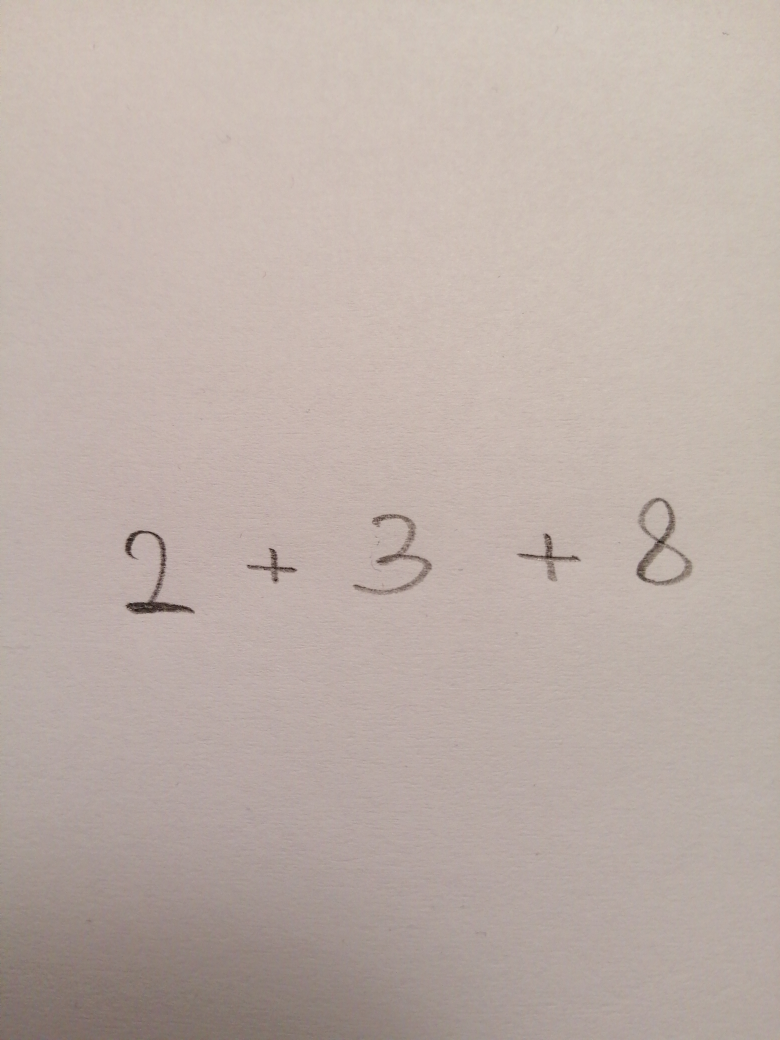
#> input picture data/test2.jpg, 3120 x 4160 px (shown at 1/4 size)
$ jupyter execute --allow-errors testing.ipynb
#> lines starting #> are read from the running program, lines starting #| are printed output that depends on the picture; after the words box and inside, x2 and y2 are one past the last pixel; in counts of white or black regions, pixels touching at a corner belong together
### detector.py
import cv2
from imutils import contours
import numpy as np


class Detector:
    """Class for detection and retrieval of contours on images
    Parameters:
        verbose (boolean): If true shows image and contours on display
        resize (boolean): If true image will be resized before contours search
        width (int): If resize is true, image width will be min(original_width, width)
        height (int): If resize is true, image height will be min(original_height, height)

    Returns:
        crop_list (np.array): numpy array of cropped images
        crop_coord (np.array): numpy array of cropped images coordinates

    Methods:
        detect(image_path): Method that searches for contours and returns them as stated
    """

    def __init__(self, verbose=False, resize=True, width=800, height=400):
        self.verbose = verbose
        self.resize = resize
        self.width = width
        self.height = height

    def detect(self, image_path):
        # read image from path
        image = cv2.imread(image_path)
        height, width, _ = image.shape
        if width > height:
            image = image_resize(image, width=min(width, self.width))
        else:
            image = image_resize(image, height=min(height, self.height))
        height, width, _ = image.shape

        # turn image into gray-scale
        image_gray = cv2.cvtColor(image, cv2.COLOR_BGR2GRAY)

        # adaptive thresholding
        image_proc = cv2.adaptiveThreshold(image_gray, 255,
                                           cv2.ADAPTIVE_THRESH_GAUSSIAN_C, cv2.THRESH_BINARY_INV, 11, 20)

        # image dilation
        rect_kernel = cv2.getStructuringElement(cv2.MORPH_RECT, (int(max(height, width)/100), int(max(height, width)/100)))
        image_dil = cv2.dilate(image_proc, rect_kernel, iterations=1)

        # find contours
        cnts, hierarchy = cv2.findContours(image_dil, cv2.RETR_EXTERNAL, cv2.CHAIN_APPROX_SIMPLE)
        cnts, _ = contours.sort_contours(cnts, method="left-to-right")

        # save contours anc coordinates in lists
        crop_list = list()
        crop_coord = list()
        erode_kernel = np.ones(shape=(2, 2), dtype=np.uint8)

        coef = 0.003
        num = 0
        while num < len(cnts) / 1.2:
            num = 0
            coef /= 2
            for c in cnts:
                if cv2.contourArea(c) > coef * width * height:
                    num += 1

        for c in cnts:
            if cv2.contourArea(c) > coef * width * height:
                x, y, w, h = cv2.boundingRect(c)
                crop = image_proc[y:y + h, x:x + w]
                crop = image_fill(crop)
                crop = cv2.dilate(crop, erode_kernel, iterations=1)
                crop = cv2.erode(crop, erode_kernel, iterations=1)
                crop_list.append(crop)
                crop_coord.append([x, y, w, h])
                if self.verbose:
                    cv2.rectangle(image, (x, y), (x + w, y + h), (36, 255, 12), 2)

        if self.verbose:
            cv2.imshow("Threshold", image_proc)
            cv2.imshow("Image", image)
            cv2.waitKey(0)
        return np.array(crop_list), np.array(crop_coord)


def image_fill(image):
    i_w, i_h = image.shape
    if i_w > i_h:
        image = image_resize(image, height=45)
    else:
        image = image_resize(image, width=45)

    s = max(image.shape[0:2])
    f = np.zeros((s, s), np.uint8)
    # Getting the centering position
    ax, ay = (s - image.shape[1]) // 2, (s - image.shape[0]) // 2

    # Pasting the 'image' in a centering position
    f[ay:image.shape[0] + ay, ax:ax + image.shape[1]] = image
    return f


def image_resize(image, width=None, height=None, inter=cv2.INTER_AREA):
    # initialize the dimensions of the image to be resized and
    # grab the image size
    dim = None
    (h, w) = image.shape[:2]

    # if both the width and height are None, then return the
    # original image
    if width is None and height is None:
        return image

    # check to see if the width is None
    if width is None:
        # calculate the ratio of the height and construct the
        # dimensions
        r = height / float(h)
        dim = (int(w * r), height)

    # otherwise, the height is None
    else:
        # calculate the ratio of the width and construct the
        # dimensions
        r = width / float(w)
        dim = (width, int(h * r))

    # resize the image
    resized = cv2.resize(image, dim, interpolation=inter)

    # return the resized image
    return resized

### dataset.py
import numpy as np
import os
import cv2
import pickle

IMG_WIDTH = 45
IMG_HEIGHT = 45


# [17 lines left out: function create_dataset, not called in this run]


def load_dataset(dataset_folder):
    dataset = []
    for file in os.listdir(dataset_folder):
        with open(dataset_folder + file, "rb") as pickle_file:
            data = pickle.load(pickle_file)
            dataset.extend(data)

    dataset = np.array(dataset)
    X, y = dataset[:, 0], dataset[:, 1]

    Xn = np.zeros(shape=(len(X), len(X[0]), len(X[0][0]), 1))
    for i in range(len(X)):
        Xn[i] = np.expand_dims(X[i], axis=(0, 3))
    return Xn, y


# [48 lines left out: functions encode_labels, decode_predictions, not called in this run]

### testing.ipynb
[cell 1]
import cv2
from imutils import contours
import numpy as np


class Detector:
    # [51 lines left out: functions __init__, detect, not called in this run]

[cell 2]
import numpy as np
import os
import cv2
import pickle

IMG_WIDTH = 30
IMG_HEIGHT = 30


# [58 lines left out: functions create_dataset, load_dataset, encode_labels, not called in this run]

[cell 3]
from sklearn.model_selection import train_test_split
from tensorflow.python.keras.layers import Conv2D
from detector import Detector
from dataset import create_dataset, load_dataset, encode_labels
from keras.utils import to_categorical
from keras.models import Sequential
from keras.layers import LSTM, Dense, Dropout, Bidirectional, MaxPool2D, Flatten
import tensorflow as tf
from keras.callbacks import EarlyStopping, ModelCheckpoint
from keras.utils import to_categorical
from tqdm.keras import TqdmCallback
import numpy as np
import cv2


# [23 lines left out: function compile_model, not called in this run]

[cell 4]
detector = Detector(verbose=False)
crop_list, crop_coord = detector.detect("./data/test2.jpg")
#> in detect, image is the input picture: shape (4160, 3120, 3); mean B, G, R 168.1, 175.1, 188.9
#> in detect, `image_proc = cv2.adaptiveThreshold(image_gray, 255, cv2.ADAPTIVE_THRES..`:
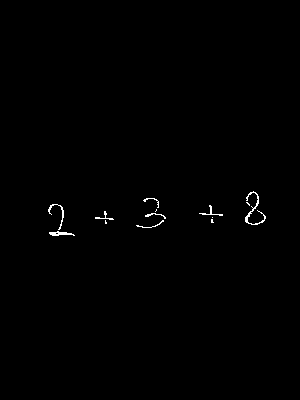
#> image_proc: shape (400, 300); 0.43% white in thin lines or dots, all inside (x1, y1, x2, y2) = (48, 191, 266, 236)
#> in detect, `image_dil = cv2.dilate(image_proc, rect_kernel, iterations=1)`:
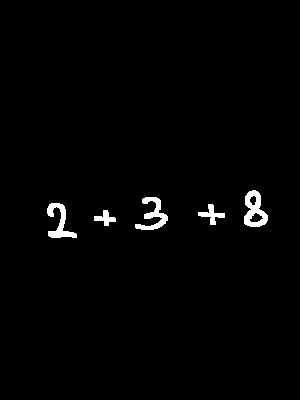
#> image_dil: shape (400, 300); 1.5% white; 5 white regions
#> in detect, `cnts, hierarchy = cv2.findContours(image_dil, cv2.RETR_EXTERNAL, cv2.C..`: cnts = 5 contours; box (x1, y1, x2, y2) and area: (244, 190, 268, 227) 560, (47, 203, 77, 238) 354, (135, 197, 168, 230) 352, (198, 204, 225, 225) 168, (94, 210, 116, 226) 132
#> the loop in detect, `while num < len(cnts) / 1.2:` made 2 passes
#> coef on passes 1 to 2: 0.0015, 0.00075
#> after the loop in detect, `while num < len(cnts) / 1.2:`: coef = 0.00075
#> the loop in detect, `for c in cnts:` made 5 passes
#> (x, y) on passes 1 to 5: (47, 203), (94, 210), (135, 197), (198, 204), (244, 190)
#> pass 1, in image_resize (call 2), `resized = cv2.resize(image, dim, interpolation=inter)`:
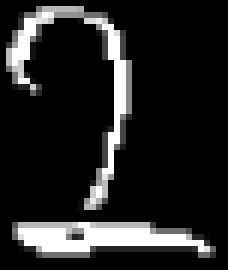
#> resized: shape (45, 38) (shown 6 times larger); min 0, max 255, mean 35.6
#> pass 1, in detect, `crop = cv2.dilate(crop, erode_kernel, iterations=1)`:
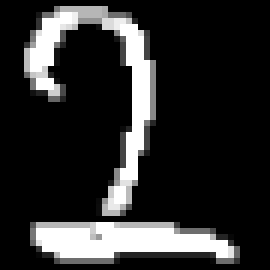
#> crop: shape (45, 45) (shown 6 times larger); min 0, max 255, mean 44.5
#> after the loop in detect, `for c in cnts:`: crop_coord = [[47, 203, 30, 35], [94, 210, 22, 16], [135, 197, 33, 33], [198, 204, 27, 21], [244, 190, 24, 37]]; crop_list = 5 items
# cv2.imshow("crop", crop_list[0])
# cv2.waitKey(0)
# create_dataset("./dataset/")

#> (the rest of this cell did not finish here and is left out)

X = np.asarray(X).astype('float32')
y = encode_labels(y)
X_train, X_test, y_train, y_test = train_test_split(X, y, train_size=0.7)
y_train = to_categorical(y_train)
y_test = to_categorical(y_test)

model = compile_model()
model.fit(X_train, y_train, epochs=1)
val_loss, val_acc = model.evaluate(X_test, y_test)
print(val_loss)
print(val_acc)

[cell 5]
crop_list, crop_coord = detector.detect("./data/test3.jpg")
#> call 2 of detect, with image_path = './data/test3.jpg'
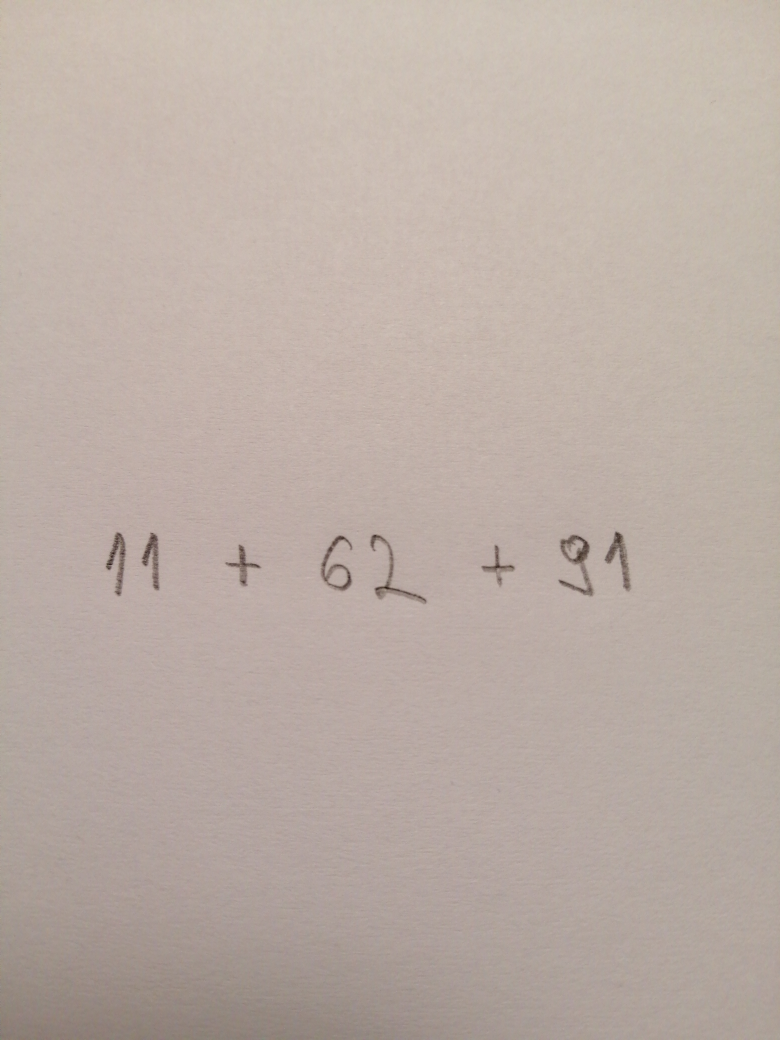
#> input picture data/test3.jpg, 3120 x 4160 px (shown at 1/4 size)
#> in detect, image is the input picture: shape (4160, 3120, 3); mean B, G, R 165.6, 173.5, 187.2
#> in image_resize (call 7), `resized = cv2.resize(image, dim, interpolation=inter)`:
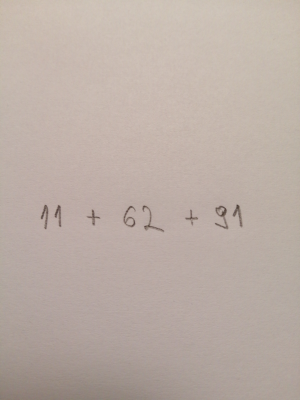
#> resized: shape (400, 300, 3); mean B, G, R 165.6, 173.5, 187.2
#> in detect (call 2), `image_proc = cv2.adaptiveThreshold(image_gray, 255, cv2.ADAPTIVE_THRES..`:
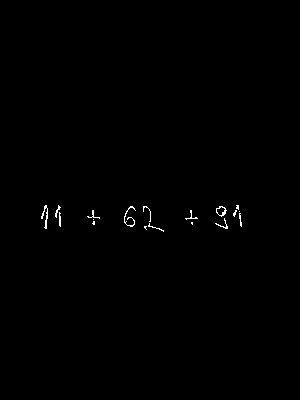
#> image_proc: shape (400, 300); 0.36% white in thin lines or dots, all inside (x1, y1, x2, y2) = (41, 205, 242, 232)
#> in detect (call 2), `image_dil = cv2.dilate(image_proc, rect_kernel, iterations=1)`:
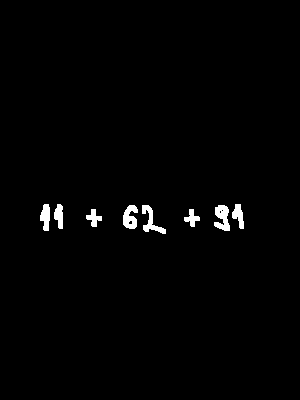
#> image_dil: shape (400, 300); 1.3% white; 8 white regions
#> in detect (call 2), `cnts, hierarchy = cv2.findContours(image_dil, cv2.RETR_EXTERNAL, cv2.C..`: cnts = 8 contours; box (x1, y1, x2, y2) and area: (214, 205, 230, 231) 239, (123, 205, 138, 229) 222, (142, 205, 166, 234) 202, (40, 204, 50, 231) 162, (232, 204, 244, 229) 144, (54, 204, 63, 229) 136, (86, 209, 102, 227) 115, (184, 209, 200, 227) 111
#> the loop in detect (call 2), `while num < len(cnts) / 1.2:` made 2 passes
#> after the loop in detect (call 2), `while num < len(cnts) / 1.2:`: coef = 0.00075
#> the loop in detect (call 2), `for c in cnts:` made 8 passes
#> (x, y) on passes 1 to 8: (40, 204), (54, 204), (86, 209), (123, 205), (142, 205), (184, 209), (214, 205), (232, 204)
#> pass 1, in detect (call 2), `crop = cv2.erode(crop, erode_kernel, iterations=1)`:
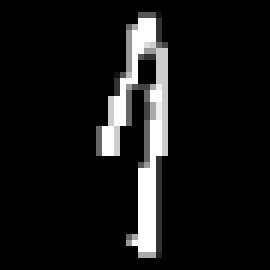
#> crop: shape (45, 45) (shown 6 times larger); min 0, max 255, mean 21.8
#> pass 2, in detect (call 2), `crop = image_fill(crop)`:
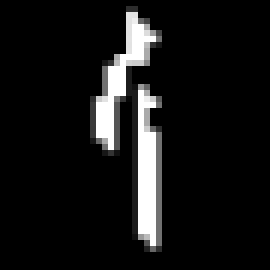
#> crop: shape (45, 45) (shown 6 times larger); min 0, max 255, mean 20.9
#> after the loop in detect (call 2), `for c in cnts:`: crop_coord = [[40, 204, 10, 27], [54, 204, 9, 25], [86, 209, 16, 18], [123, 205, 15, 24], [142, 205, 24, 29], [184, 209, 16, 18], [214, 205, 16, 26], [232, 204, 12, 25]]; crop_list = 8 items
predicitons = []
#> (the rest of this cell did not finish here and is left out)

[cell 6]
import matplotlib.pyplot as plt
#> (the rest of this cell did not finish here and is left out)

[cell 7]
for p in predicitons:
    print(np.argmax(p))
